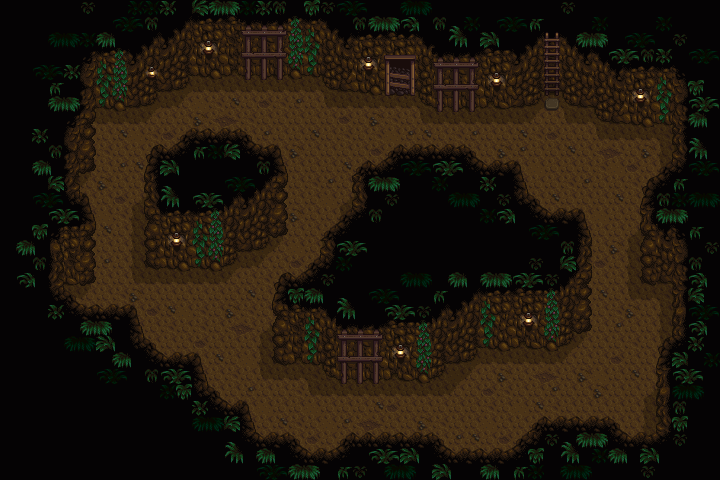

A level layout from a 2D game, rendered from its tile map. Below: a short description, then the map file with tile-grid data replaced by summaries:
An orthogonal 45x30 tile map with 16x16 px tiles, 3 tile layers (Back, Buildings, Front).

<map version="1.4" tiledversion="1.4.2" orientation="orthogonal" renderorder="right-down" compressionlevel="0" width="45" height="30" tilewidth="16" tileheight="16" infinite="0" nextlayerid="7" nextobjectid="1">
  <properties />
  <tileset firstgid="1" name="mine" tilewidth="16" tileheight="16" tilecount="288" columns="16">
    <image source="mine.png" width="256" height="288" />
    <tile id="0">
      <properties>
        <property name="Type" type="string" value="Dirt" />
      </properties>
    </tile>
    <tile id="137">
      <properties>
        <property name="Type" type="string" value="Stone" />
      </properties>
    </tile>
    <tile id="138">
      <properties>
        <property name="Type" type="string" value="Stone" />
      </properties>
    </tile>
    <tile id="139">
      <properties>
        <property name="Type" type="string" value="Stone" />
      </properties>
    </tile>
    <tile id="140">
      <properties>
        <property name="Type" type="string" value="Stone" />
      </properties>
    </tile>
    <tile id="153">
      <properties>
        <property name="Type" type="string" value="Stone" />
      </properties>
    </tile>
    <tile id="154">
      <properties>
        <property name="Type" type="string" value="Stone" />
      </properties>
    </tile>
    <tile id="155">
      <properties>
        <property name="Type" type="string" value="Stone" />
      </properties>
    </tile>
    <tile id="165">
      <properties>
        <property name="Type" type="string" value="Dirt" />
      </properties>
    </tile>
    <tile id="166">
      <properties>
        <property name="Type" type="string" value="Stone" />
      </properties>
    </tile>
    <tile id="167">
      <properties>
        <property name="Type" type="string" value="Stone" />
      </properties>
    </tile>
    <tile id="168">
      <properties>
        <property name="Type" type="string" value="Stone" />
      </properties>
    </tile>
    <tile id="169">
      <properties>
        <property name="Type" type="string" value="Stone" />
      </properties>
    </tile>
    <tile id="170">
      <properties>
        <property name="Type" type="string" value="Stone" />
      </properties>
    </tile>
    <tile id="171">
      <properties>
        <property name="Type" type="string" value="Stone" />
      </properties>
    </tile>
    <tile id="172">
      <properties>
        <property name="Type" type="string" value="Stone" />
      </properties>
    </tile>
    <tile id="181">
      <properties>
        <property name="Type" type="string" value="Dirt" />
      </properties>
    </tile>
    <tile id="182">
      <properties>
        <property name="Type" type="string" value="Stone" />
      </properties>
    </tile>
    <tile id="183">
      <properties>
        <property name="Type" type="string" value="Dirt" />
      </properties>
    </tile>
    <tile id="184">
      <properties>
        <property name="Type" type="string" value="Stone" />
      </properties>
    </tile>
    <tile id="185">
      <properties>
        <property name="Type" type="string" value="Stone" />
      </properties>
    </tile>
    <tile id="186">
      <properties>
        <property name="Type" type="string" value="Stone" />
      </properties>
    </tile>
    <tile id="187">
      <properties>
        <property name="Type" type="string" value="Stone" />
      </properties>
    </tile>
    <tile id="188">
      <properties>
        <property name="Type" type="string" value="Stone" />
      </properties>
    </tile>
    <tile id="198">
      <properties>
        <property name="Type" type="string" value="Stone" />
      </properties>
    </tile>
    <tile id="199">
      <properties>
        <property name="Type" type="string" value="Stone" />
      </properties>
    </tile>
    <tile id="200">
      <properties>
        <property name="Type" type="string" value="Stone" />
      </properties>
    </tile>
    <tile id="201">
      <properties>
        <property name="Type" type="string" value="Stone" />
      </properties>
    </tile>
    <tile id="202">
      <properties>
        <property name="Type" type="string" value="Stone" />
      </properties>
    </tile>
    <tile id="203">
      <properties>
        <property name="Type" type="string" value="Stone" />
      </properties>
    </tile>
    <tile id="204">
      <properties>
        <property name="Type" type="string" value="Stone" />
      </properties>
    </tile>
    <tile id="217">
      <properties>
        <property name="Type" type="string" value="Stone" />
      </properties>
    </tile>
    <tile id="218">
      <properties>
        <property name="Type" type="string" value="Stone" />
      </properties>
    </tile>
    <tile id="219">
      <properties>
        <property name="Type" type="string" value="Stone" />
      </properties>
    </tile>
    <tile id="233">
      <properties>
        <property name="Type" type="string" value="Stone" />
      </properties>
    </tile>
    <tile id="234">
      <properties>
        <property name="Type" type="string" value="Stone" />
      </properties>
    </tile>
    <tile id="235">
      <properties>
        <property name="Type" type="string" value="Stone" />
      </properties>
    </tile>
    <tile id="240">
      <properties>
        <property name="Type" type="string" value="Wood" />
      </properties>
    </tile>
    <tile id="241">
      <properties>
        <property name="Type" type="string" value="Wood" />
      </properties>
    </tile>
    <tile id="242">
      <properties>
        <property name="Type" type="string" value="Wood" />
      </properties>
    </tile>
    <tile id="256">
      <properties>
        <property name="Type" type="string" value="Wood" />
      </properties>
    </tile>
    <tile id="257">
      <properties>
        <property name="Type" type="string" value="Wood" />
      </properties>
    </tile>
    <tile id="258">
      <properties>
        <property name="Type" type="string" value="Wood" />
      </properties>
    </tile>
    <tile id="272">
      <properties>
        <property name="Type" type="string" value="Wood" />
      </properties>
    </tile>
    <tile id="273">
      <properties>
        <property name="Type" type="string" value="Wood" />
      </properties>
    </tile>
    <tile id="274">
      <properties>
        <property name="Type" type="string" value="Wood" />
      </properties>
    </tile>
  </tileset>
  <layer id="1" name="Back" width="45" height="30" opacity="1" offsetx="0" offsety="0">
    <properties />
    <data>[1350 cells, 1350 non-empty, 20 distinct tile ids]</data>
  </layer>
  <layer id="2" name="Buildings" width="45" height="30" opacity="1" offsetx="0" offsety="0">
    <properties />
    <data>[1350 cells, 912 non-empty, 118 distinct tile ids]</data>
  </layer>
  <layer id="3" name="Front" width="45" height="30" opacity="1" offsetx="0" offsety="0">
    <properties />
    <data>[1350 cells, 98 non-empty, 10 distinct tile ids]</data>
  </layer>
  <objectgroup id="4" name="Back" visible="false" locked="false" />
  <objectgroup id="5" name="Buildings" visible="false" locked="false" />
  <objectgroup id="6" name="Front" visible="false" locked="false" />
</map>
